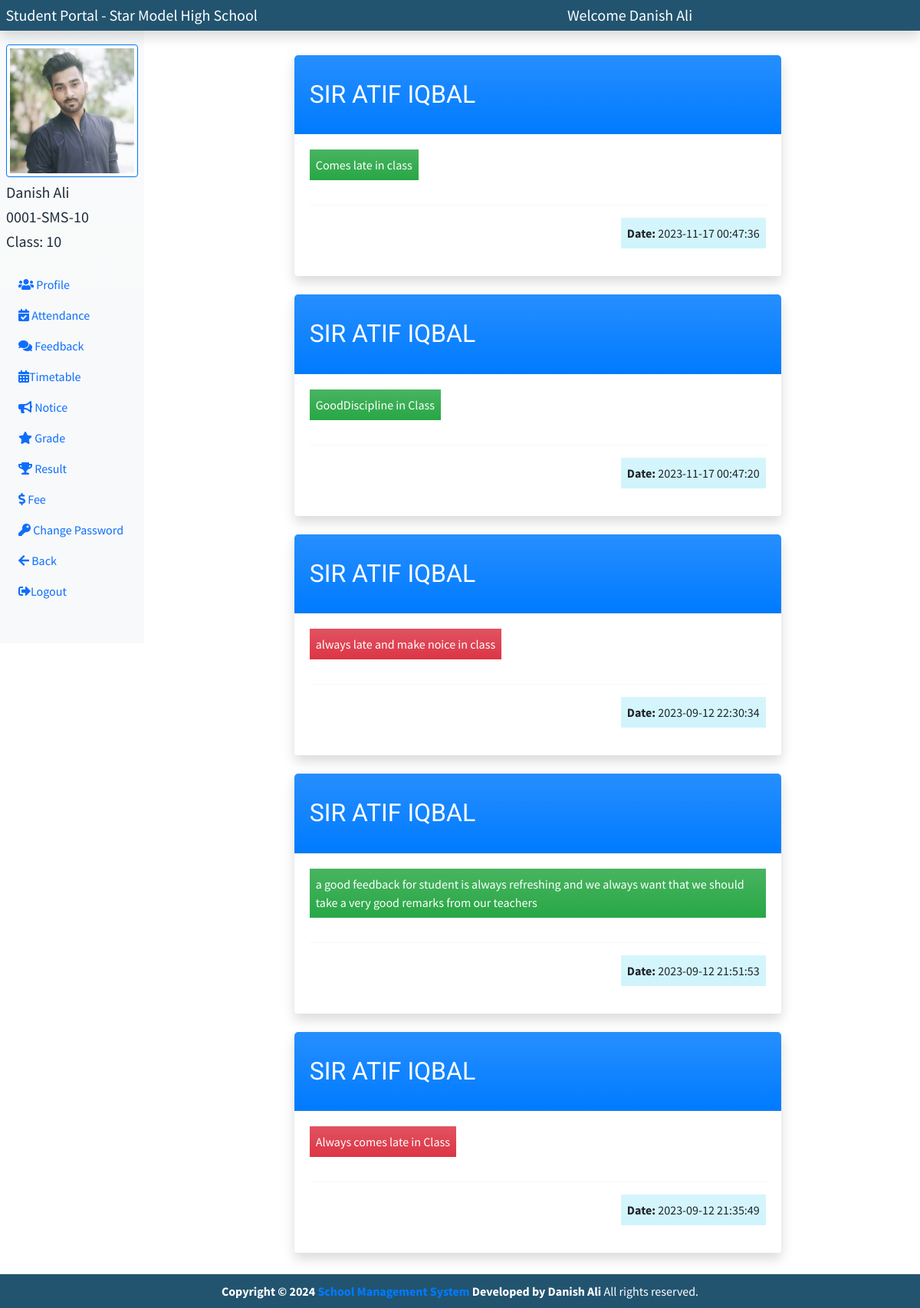
The page /student/index.php?feedback (signed in) on the database its author committed.
### tables this page shows
CREATE TABLE `class` (
  `class_id` int(11) NOT NULL,
  `class_name` varchar(50) NOT NULL,
  `subject_name` varchar(300) NOT NULL,
  `section_name` varchar(50) NOT NULL,
  `c_teacher_id` int(11) NOT NULL,
  `created_at` datetime NOT NULL DEFAULT current_timestamp()
);

CREATE TABLE `feedback` (
  `feedback_id` int(11) NOT NULL,
  `f_teacher_id` int(11) NOT NULL,
  `f_class_id` int(11) NOT NULL,
  `f_student_id` int(11) NOT NULL,
  `remarks` varchar(500) NOT NULL,
  `status` enum('Positive','Negative') NOT NULL,
  `created_at` datetime NOT NULL DEFAULT current_timestamp()
);

CREATE TABLE `teachers` (
  `teacher_id` int(11) NOT NULL,
  `teacher_name` varchar(100) NOT NULL,
  `teacher_email` varchar(100) NOT NULL,
  `teacher_password` varchar(200) NOT NULL,
  `teacher_dob` date NOT NULL,
  `teacher_pic` varchar(300) NOT NULL,
  `teacher_subject` varchar(50) NOT NULL,
  `teacher_phone` varchar(30) NOT NULL,
  `teacher_address` varchar(100) NOT NULL,
  `teacher_age` int(2) NOT NULL,
  `teacher_gender` enum('Male','Female') NOT NULL,
  `teacher_verify` enum('Active','Disable') NOT NULL DEFAULT 'Active',
  `teacher_joining_date` datetime NOT NULL DEFAULT current_timestamp()
);

### student/feedback.php (the view, shortened to what this page needs)
<div class="row col-md-8 mx-auto my-5">
    <div class="container">
        <?php
        $student_id = $_SESSION['student_id'];
        $student_class = $_SESSION['student_class'];
        $feedback_sql = "SELECT * FROM `feedback` WHERE `f_class_id` = $student_class AND `f_student_id` = $student_id ORDER BY feedback_id DESC";
        $feedback_result = $conn->query($feedback_sql);
        while ($feedback_row = $feedback_result->fetch_assoc()) {
        $feedback_teacher_id = $feedback_row['f_teacher_id'];
        $status = $feedback_row['status'];
        $fetch_teacher_sql = "SELECT teacher_name, teacher_gender FROM teachers WHERE teacher_id = '$feedback_teacher_id' ";
        $teacher_result = $conn->query($fetch_teacher_sql);
        $fetch_teacher_row = $teacher_result->fetch_assoc();
        $teacher_name = $fetch_teacher_row['teacher_name'];
        $teacher_gender = $fetch_teacher_row['teacher_gender'];
        $gender = ($teacher_gender === 'Male') ? 'Sir ' : (($teacher_gender === 'Female') ? 'Miss ' : '');
        $teacher =  $gender . $teacher_name;
        ?>
            <div class="card my-4 shadow">
                <div class="card-header bg-primary bg-gradient text-white text-capitalize">
                    <h5 class="card-title text-center my-heading" style="text-align: center;"><?= strtoupper($teacher); ?></h5>
                </div>
                <div class="card-body">
                    <?php if($status === "Positive") { ?>
                    <p class="bg-success bg-gradient p-2 d-inline-block"><?= $feedback_row['remarks'] ?></p>
                    <?php } else if($status === "Negative") {  ?>
                        <p class="bg-danger bg-gradient p-2 d-inline-block"><?= $feedback_row['remarks'] ?></p>
                    <?php } ?>
                    <hr>
                    <p class="float-end bg-info-subtle bg-gradient p-2 d-inline-block"><span class="fw-bold">Date: </span> <?= $feedback_row['created_at'] ?></p>
                </div>
            </div>
        <?php
        }
        ?>
    </div>
</div>

### student/partials/student_sidebar.php
<?php
    require_once('../partials/_connection.php');
    $student_pic = $_SESSION['student_pic'];
    $student_name = $_SESSION['student_name'];
    $student_rollno = $_SESSION['student_rollno'];
    $student_class_id = $_SESSION['student_class'];
    $fetch_class_sql = "SELECT class_name FROM class WHERE class_id = '$student_class_id' ";
    $class_result = $conn->query($fetch_class_sql);
    $fetch_class_row = $class_result->fetch_assoc();
    $student_class = $fetch_class_row['class_name'];
?>
<nav class="bg-light bg-gradient sidebar py-5 d-print-none m-0" style=" height: auto; margin-top:10px !important;">
    <div class="sidebar-sticky">
        <ul class="nav flex-column">
            <li class="nav-item mb-3">
                <img src="../admin/admin_images/registration/<?= $student_pic ?>" alt="<?= $student_name ?> Picture" class="border border-primary border-2 img-fluid img-thumbnail" width="200px">
                <h5 class="my-2"> <?= $student_name?> </h5>
                <h5 class="my-2"> <?= $student_rollno?> </h5>
                <h5 class="my-2">Class: <?= $student_class?> </h5>
            </li>
            <li class="nav-item">
                <a href="index.php?student_profile" class="nav-link">
                    <i class="fas fa-users"></i> Profile
                </a>
            </li>
            <li class="nav-item">
                <a href="index.php?attendance" class="nav-link">
                <i class="fa fa-calendar-check"></i> Attendance
                </a>
            </li>
            <li class="nav-item">
                <a href="index.php?feedback" class="nav-link">
                    <i class="fas fa-comments"></i> Feedback
                </a>
            </li>
            <li class="nav-item">
            <a href="index.php?timetable" class="nav-link">
              <i class="nav-icon fas fa-calendar-alt"></i>Timetable
            </a>
          </li>
            <li class="nav-item">
                <a href="index.php?notice" class="nav-link">
                    <i class="fas fa-bullhorn"></i> Notice
                </a>
            </li>
            <li class="nav-item">
                <a href="index.php?grade" class="nav-link">
                    <i class="fas fa-star"></i> Grade
                </a>
            </li>
            <li class="nav-item">
                <a href="index.php?result" class="nav-link">
                <i class="fas fa-trophy"></i> Result
                </a>
            </li>
            <li class="nav-item">
                <a href="index.php?fee" class="nav-link">
                <i class="fas fa-dollar-sign"></i> Fee
                </a>
            </li>
            <li class="nav-item">
                <a href="index.php?student_change_password" class="nav-link">
                    <i class="fas fa-key"></i> Change Password
                </a>
            </li>
            <li class="nav-item">
                <a href="../index.php" class="nav-link">
                <i class="fas fa-arrow-left"></i> Back
                </a>
            </li>
            <li class="nav-item">
                <a href="index.php?student_logout" class="nav-link">
                    <i class="fa fa-sign-out-alt"></i>Logout
                </a>
            </li>
        </ul>
    </div>
</nav>

### student/partials/student_head.php (style rules this page uses)
body { overflow-x: hidden; }
.my-heading { font-family: 'Baloo Paaji 2', cursive; font-family: 'Mulish', sans-serif; font-family: 'Roboto', sans-serif; text-align: center; font-size: 2rem; color: #fff; padding: 20px 0; margin: 0; transition: transform 0.3s ease-in-out; }

### rows shown on the page
class: class_name "10"
feedback: f_teacher.teacher_name "SIR ATIF IQBAL", remarks "Comes late in class", created_at "2023-11-17 00:47:36"
feedback: f_teacher.teacher_name "SIR ATIF IQBAL", remarks "GoodDiscipline in Class", created_at "2023-11-17 00:47:20"
feedback: f_teacher.teacher_name "SIR ATIF IQBAL", remarks "always late and make noice in class", created_at "2023-09-12 22:30:34"
feedback: f_teacher.teacher_name "SIR ATIF IQBAL", remarks "a good feedback for student is always refreshing and we always want that we should take a very good remarks from our teachers", created_at "2023-09-12 21:51:53"
feedback: f_teacher.teacher_name "SIR ATIF IQBAL", remarks "Always comes late in Class", created_at "2023-09-12 21:35:49"

### other values the page prints
$student_name "Danish Ali"
$student_rollno "0001-SMS-10"
